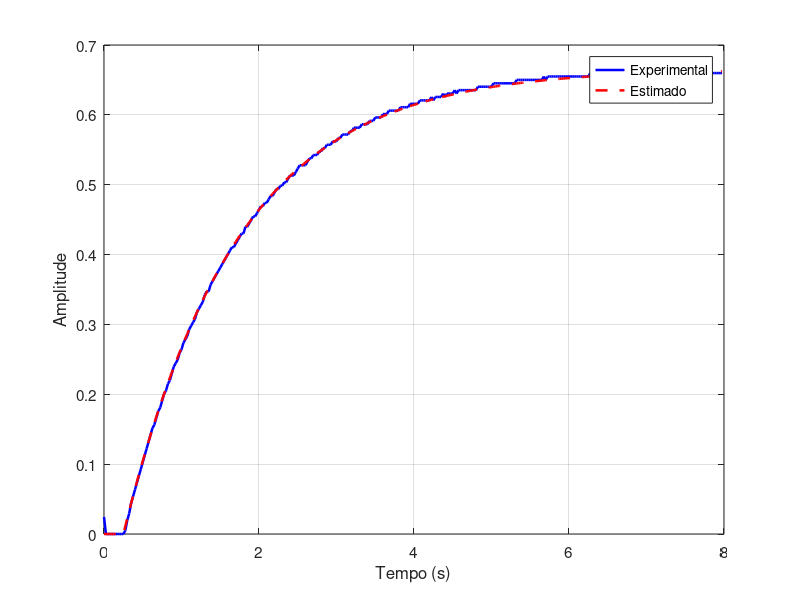

Recreate this plot in MATLAB.
clear all;
clc;
close all;

% Arquivo com entrada e saida do sistema
load('ensaio_lab4.mat');

x = x(:)
y = y(:)

%% Estimador de minimos quadrados
L = 320;       % numero de amostras utilizadas na estimacaoo

ul = [x(1:L-1).' ; -y(1:L-1).'];

UL = (ul(:,1:L-1).');
yL = y(2:L);

theta = inv((UL.'*UL))*UL.'*yL
b1 = theta(1);
a1 = theta(2);

%% Sistema estimado
Ts = 1/fs;
Gz = tf([0 b1], [1, a1], Ts, 'Variable', 'z^-1')

% Resposta do sistema
N = numel(x);
tempo = (0:N-1)*Ts;

ye = lsim(Gz, x, tempo);

%% Apresentacao dos resultados
figure;
plot(tempo, y, 'b', 'LineWidth', 1.8);
hold on;
plot(tempo, ye, 'r--', 'LineWidth', 1.8);
grid on;
box on;
xlabel('Tempo (s)', 'FontSize', 11);
ylabel('Amplitude', 'FontSize', 11);
legend({'Experimental','Estimado'},'Location', 'best','FontSize', 11);
set(gca, 'FontSize', 11);
